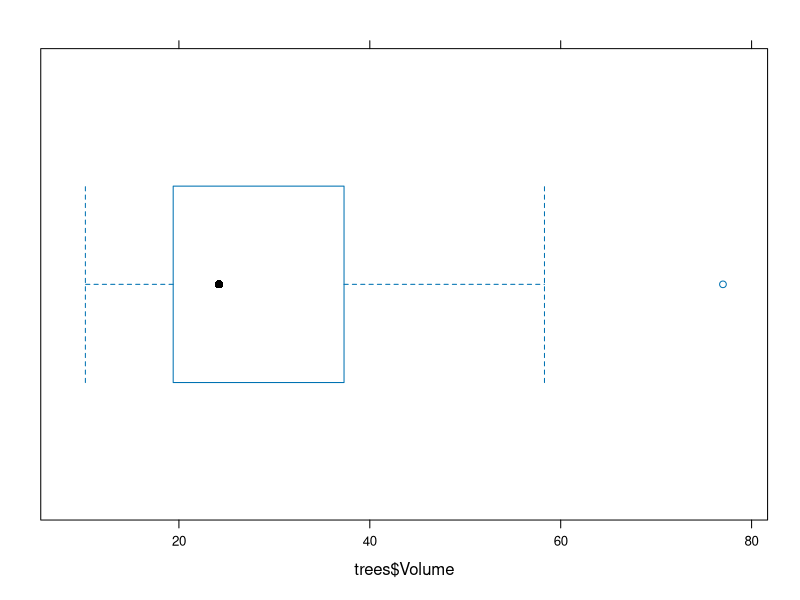
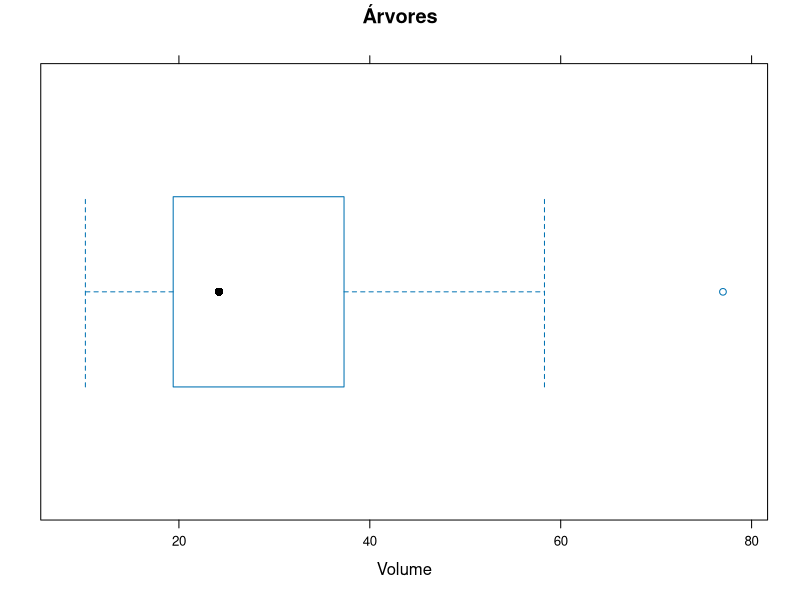
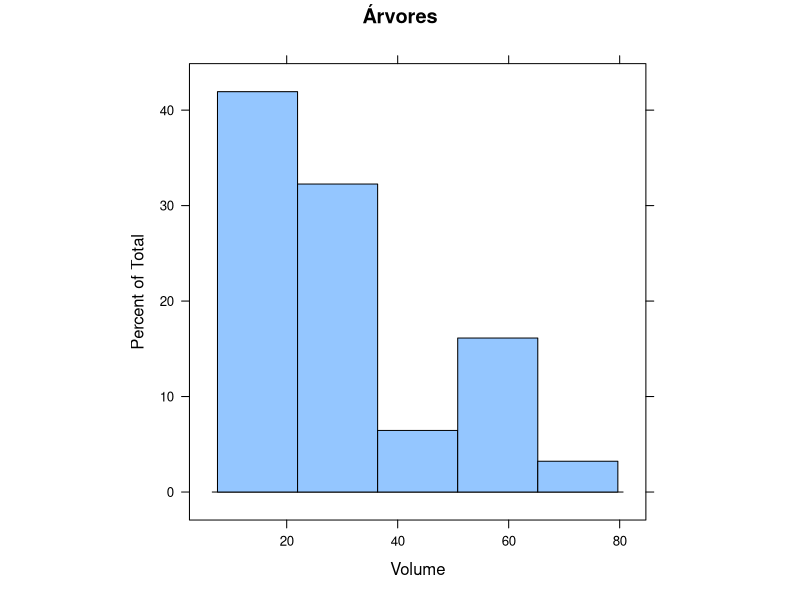
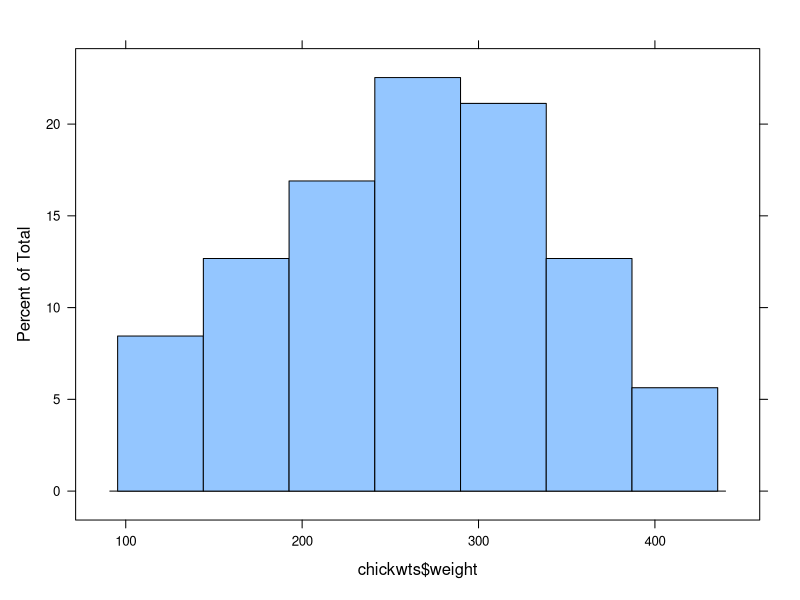
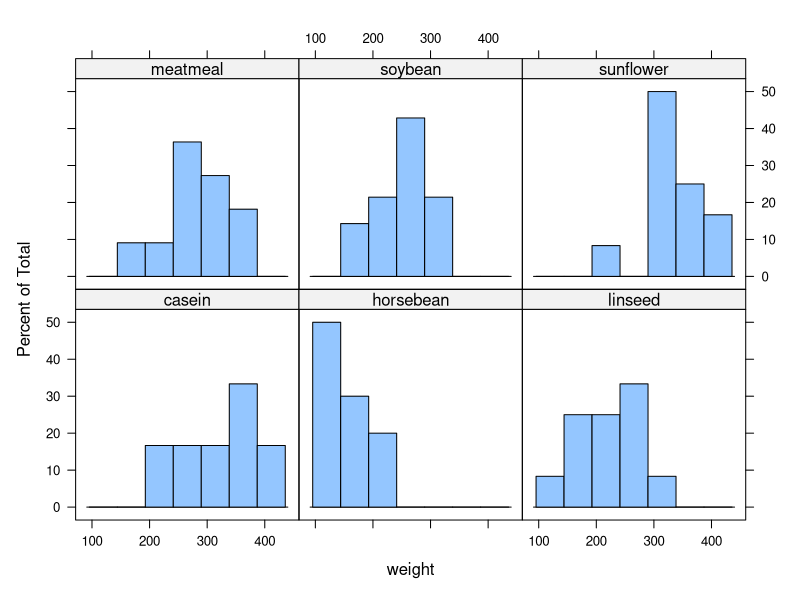
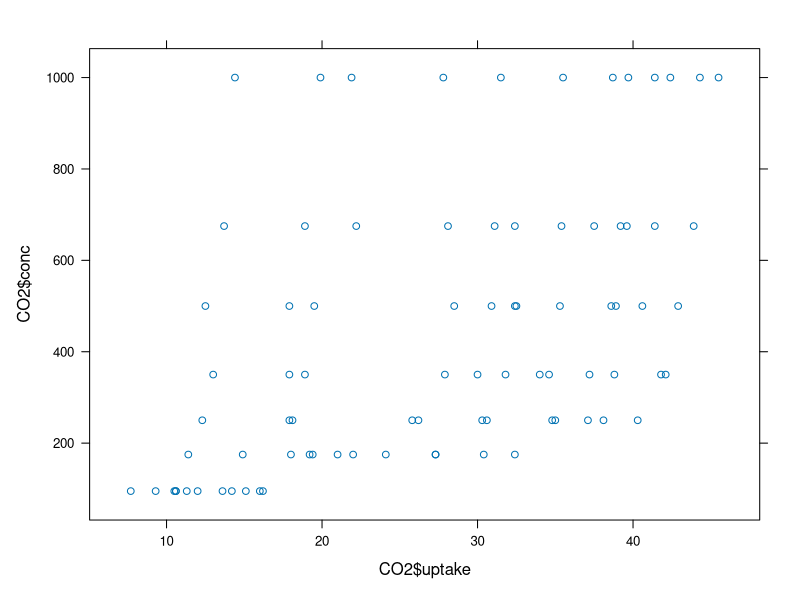
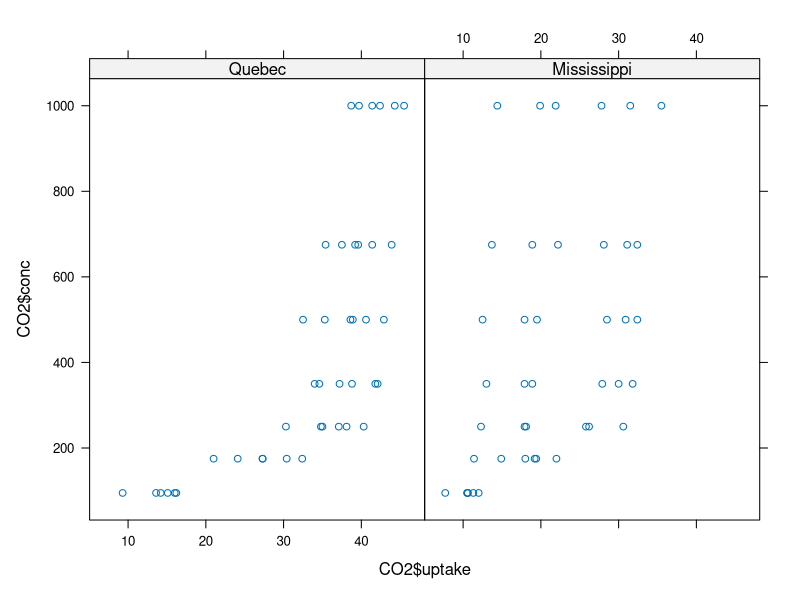
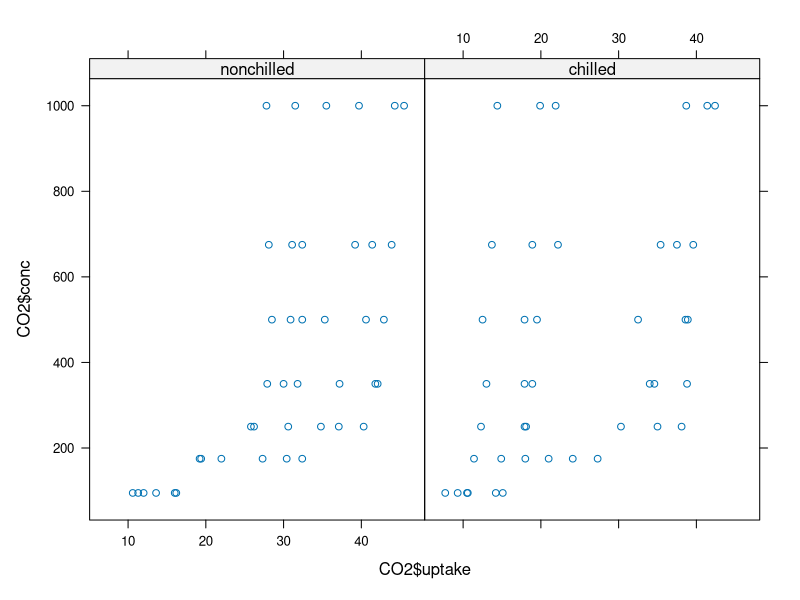

Write R code to recreate these figures, in order.
## ---- chunk 1
# este pacote não precisa instalar!
library(lattice)
## ---- chunk 2
bwplot(trees$Volume)
bwplot(trees$Volume, main="Árvores",xlab="Volume")
## ---- chunk 3
histogram(trees$Volume, main="Árvores",xlab="Volume",aspect=1, type = "percent", nint=5 )
## ---- chunk 4
# Peso das galinhas de acordo com alimentação
chickwts
# histrograma
histogram(chickwts$weight)
#agregamos dados
aggregate(chickwts$weight, by=list(chickwts$feed), FUN=sum)
# histograma condicional
histogram( ~weight | feed, data=chickwts)
## ---- chunk 5
# CO2, conc: concentração de co2, uptake: captação de co2
CO2
xyplot(CO2$conc ~  CO2$uptake)
# type é a origem 
xyplot(CO2$conc ~  CO2$uptake | CO2$Type)
# regrigerado ou não
xyplot(CO2$conc ~  CO2$uptake | CO2$Treatment)
## ---- chunk 6
esoph
dotplot(esoph$alcgp ~ esoph$ncontrols, data=esoph)
dotplot(esoph$alcgp ~ esoph$ncontrols | esoph$tobgp)
## ---- chunk 7
splom(~CO2[4:5] | CO2$Type, CO2)
## ---- chunk 8
densityplot(~CO2$conc | CO2$Treatment, plot.points=FALSE)
densityplot(CO2$conc)
densityplot(~CO2$conc | CO2$Treatment)
densityplot(~CO2$conc | CO2$Treatment, plot.points=FALSE)
## ---- chunk 9
OrchardSprays
cloud(decrease ~  rowpos * colpos, data=OrchardSprays)
cloud(decrease ~  rowpos * colpos, groups=treatment, data=OrchardSprays)
## ---- chunk 10
trees
levelplot(Girth ~ Height * Volume, data=trees)
